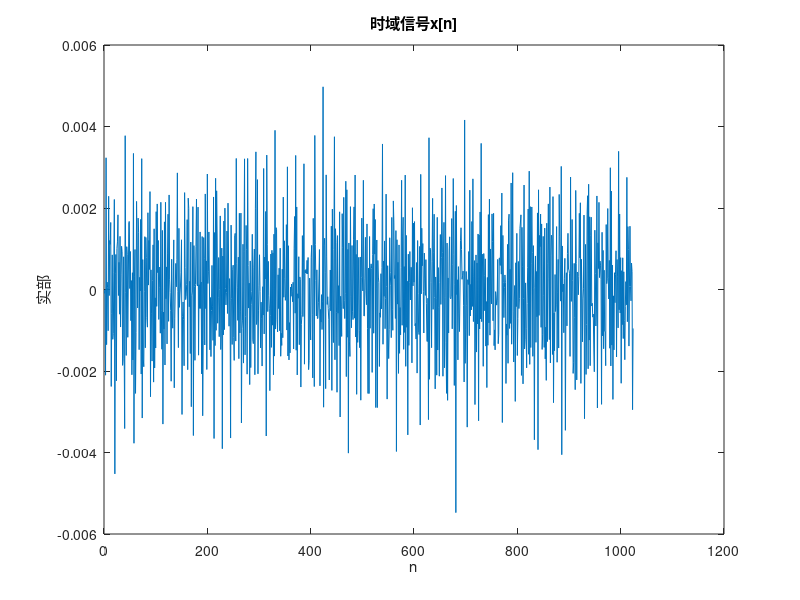
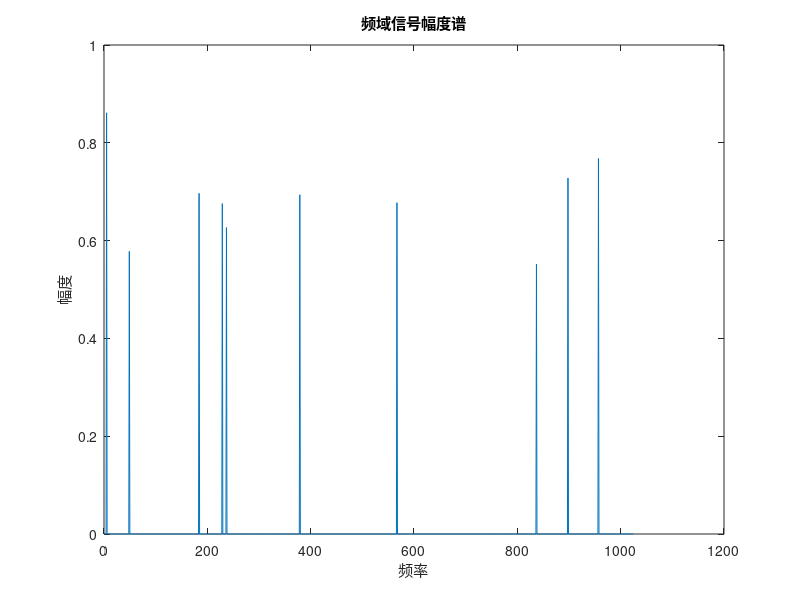

Reproduce these figures in MATLAB, in order.
close;
clear all;
clc;

% 参数设置
N = 1024; % 信号长度
k = 10; % 频域稀疏点个数

% 初始化频域信号S[i]
S = zeros(1, N);

% 随机选择k个点的索引
indices = randperm(N, k);

% 为选中的点赋值
for m = 1:k
    % 模长为0.5到1之间均匀分布的随机值
    magnitude = 0.5 + (1 - 0.5) * rand;
    % 辐角为0到2*pi之间均匀分布的随机值
    angle = 2 * pi * rand;
    % 构造复数
    S(indices(m)) = magnitude * exp(1j * angle);
end

% 对频域信号S[i]做IDFT得到时域信号x[n]
x = ifft(S);

% 绘制时域信号
figure;
plot(real(x));
title('时域信号x[n]');
xlabel('n');
ylabel('实部');

% 绘制频域信号的幅度谱
figure;
plot(abs(fftshift(fft(x))));
title('频域信号幅度谱');
xlabel('频率');
ylabel('幅度');